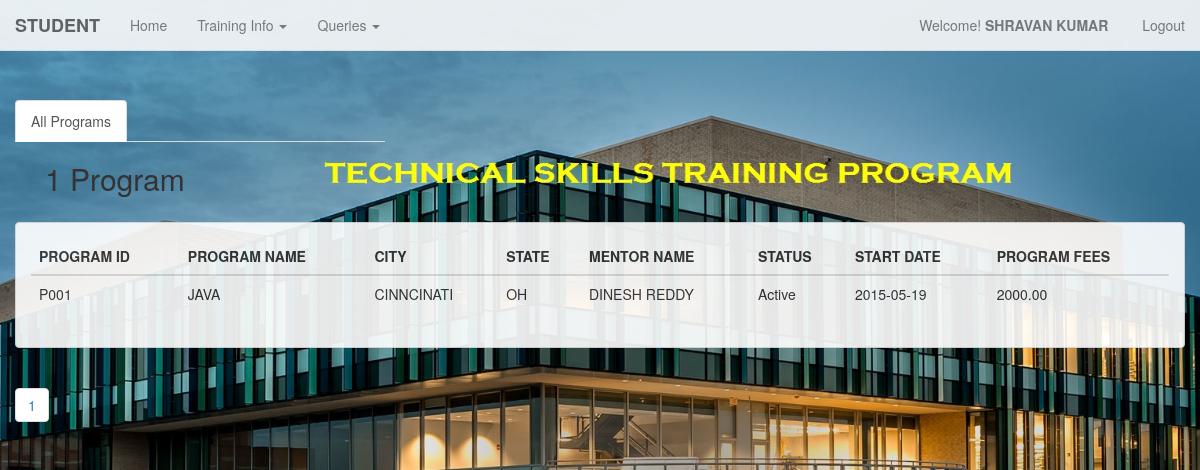
Screenshot of /TSTP/student_program.php (signed in) with the database file from the repository.
### tables this page shows
CREATE TABLE IF NOT EXISTS `student` (
  `s_id` char(10) NOT NULL,
  `s_name` char(30) DEFAULT NULL,
  `s_email` char(30) DEFAULT NULL,
  `s_cellno` char(10) DEFAULT NULL,
  `s_gender` char(10) DEFAULT NULL,
  `s_address` char(50) DEFAULT NULL,
  `s_age` int(11) DEFAULT NULL,
  `ADDED_DATE` date DEFAULT NULL
);

CREATE TABLE IF NOT EXISTS `program` (
  `p_id` char(10) NOT NULL,
  `p_name` char(30) DEFAULT NULL,
  `p_city` char(30) DEFAULT NULL,
  `p_state` char(2) DEFAULT NULL,
  `p_date` date DEFAULT NULL,
  `p_status` char(10) DEFAULT NULL,
  `p_fees` decimal(10,2) DEFAULT NULL
);

CREATE TABLE IF NOT EXISTS `mentor` (
  `m_id` char(10) NOT NULL,
  `m_name` char(30) DEFAULT NULL,
  `m_email` char(30) DEFAULT NULL,
  `m_cellno` char(10) DEFAULT NULL,
  `m_gender` char(10) DEFAULT NULL,
  `m_salary` decimal(10,2) DEFAULT NULL
);

### TSTP/student_program.php (the view, shortened to what this page needs)
<?php
	include ('menu_student.php');
?>
<div class="container-fluid">
				<div class = "row" style ="margin-top:50px">
					<div class = "col-md-4">
						<ul class="nav nav-tabs">
							<li role="presentation" class="active"><a href="menu_student.php">All Programs</a></li>
						</ul>
					</div>
				</div>
	<div class="col-md-12">
			<div class = "col-md-10">
					<?php
					  $id=$_SESSION['s_id'];
											$endlimit = 10;
						  $welcome_view = "SELECT * FROM PROGRAM WHERE P_ID IN(SELECT P_ID FROM ATTENDS WHERE S_ID = '$id')";
						  $welcome_viewed = mysql_query($welcome_view);
					     $num_rows = mysql_num_rows($welcome_viewed);
                	if($num_rows == 1){
								echo "<h2> $num_rows Program </h2>";
								}
								else
								echo "<h2>  $num_rows Programs </h2>";
					?>
			</div>
	</div>
<div class="container-fluid" style="margin-top:80px;">
	<div class = "row">
		<div class="panel panel-default">
			<div class="panel-body">
				<div class="table-responsive">
					<?php
						$sql = "SELECT * FROM PROGRAM WHERE P_ID IN(SELECT P_ID FROM ATTENDS WHERE S_ID = '$id')";
						$qry=mysql_query($sql);
					?>
					<table class="table table-hover">
						<thead>
							<tr>
								<th>PROGRAM ID</th>
								<th>PROGRAM NAME</th>
								<th>CITY</th>
								<th>STATE</th>
								<th>MENTOR NAME</th>
								<th>STATUS</th>
								<th>START DATE</th>
								<th>PROGRAM FEES</th>
							</tr>
						</thead>
						<?php
						while($rec=mysql_fetch_array($qry))
						{
						?>
						<tbody>
							<tr>
									<td>
										<?php echo $rec['p_id'] ?>
									</td>
									<td>
										<?php echo $rec['p_name'] ?>
									</td>
									<td>
										<?php echo $rec['p_city'] ?>
									</td>
									<td>
										<?php echo $rec['p_state'] ?>
									</td>
									<td>
										<?php
										  $sql1 = "select m_name from mentor,conducts where mentor.m_id = conducts.m_id and conducts.p_id = '$rec[p_id]'";
										  $qry1=mysql_query($sql1);
										  $rec1=mysql_fetch_array($qry1);
										  echo $rec1['m_name'];
										?>
									</td>
									<td>
										<?php
										echo $rec['p_status'];
										?>
									</td>
									<td>
										<?php echo $rec['p_date']?>
									</td>
									<td>
										<?php echo $rec['p_fees']?>
									</td>
					<?php
						}
					?>
							</tr>
						</tbody>
					</table>
				</div>
			</div>
		</div>
	</div>
</div>
<?php
		$num_rows = mysql_num_rows($welcome_viewed);
		$total_pages = ceil($num_rows / $endlimit);
				for($i=1; $i<=$total_pages; $i++ )
					{
						 echo"<ul class='pagination '> <li>&nbsp<a href = 'student_program.php?page=".$i."'>".$i."</a></li></ul>";
					}
?>
</div>

### TSTP/menu_student.php (shortened to what this page needs)
<!DOCTYPE html>
<html lang="en">
  <head>
	<link href="bootstrap.min.css" rel="stylesheet">
  </head>
<body>
<div class="container-fluid">
	<?php
		$id=$_SESSION['s_id'];
		$result=mysql_query("select * from student where s_id ='$id'")or die(mysql_error);
		$row=mysql_fetch_array($result);
		$FirstName=$row['s_name'];
	?>
				<nav class="navbar navbar-default navbar-fixed-top" role="navigation">
				  <div class="container-fluid">
					<div class="navbar-header">
					  <strong><a class="navbar-brand" href="#">STUDENT</a></strong>
					</div>
					<div class="collapse navbar-collapse" id="bs-example-navbar-collapse-1">
					<ul class="nav navbar-nav">
						<li><a href="admin_student.php?id=<?php echo $row['s_id'];?>">Home</a></li>
						<li class="dropdown">
							<a href="#" class="dropdown-toggle" data-toggle="dropdown"> Training Info <span class="caret"></span></a>
						</li>
						<li class="dropdown">
							<a href="#" class="dropdown-toggle" data-toggle="dropdown"> Queries <span class="caret"></span></a>
						</li>
					</ul>
					<ul class="nav navbar-nav navbar-right">
						<p class="navbar-text">Welcome! <strong><?php echo " ".$FirstName."&nbsp"; ?></strong></p>
							<li><p class="navbar-text"><a href="student_logout.php" class="navbar-link" title="Log Out">Logout</a></p></li>
					</ul>
					</div>
				  </div>
				</nav>
	</div>
  </body>
</html>

### TSTP/menu_student.php (style rules this page uses)
body { margin-top: 50px; margin-bottom: 50px; background: url('russ-logo.jpg') no-repeat center center fixed; -webkit-background-size: cover; -moz-background-size: cover; -o-background-size: cover; background-size: cover; }
.navbar-default { opacity: .9; }
.panel-default { opacity: .9; }

### rows the page displays
student: s_name "SHRAVAN KUMAR"
program: p_id "P001", p_name "JAVA", p_city "CINNCINATI", p_state "OH", mentor.m_name "DINESH REDDY", p_status "Active", p_date "2015-05-19", p_fees "2000.00"

### other values shown
$num_rows "1"
